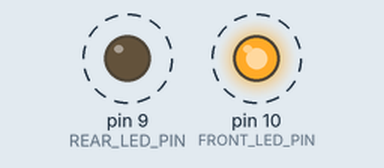
Simulated run of this sketch. Board: Arduino Uno, built with avr-gcc and run on an emulated ATmega328P. On the bench: output pins drawn as LEDs (lit = HIGH). Dashed ring = blinking.

Above: at 0.5 s.
Timing chart, 0 to 4.6 s (numbered marks = the images above):
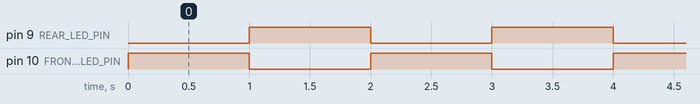

The sketch:

lab1_1.ino
```cpp
#define	FRONT_LED_PIN	10
#define	REAR_LED_PIN	9

void	setup(){
    pinMode(FRONT_LED_PIN,	OUTPUT);
    pinMode(REAR_LED_PIN,	OUTPUT);
}

void loop(){

    digitalWrite(FRONT_LED_PIN,	HIGH);
    digitalWrite(REAR_LED_PIN,	LOW);
    delay(1000);

    digitalWrite(FRONT_LED_PIN,	LOW);
    digitalWrite(REAR_LED_PIN,	HIGH);
    delay(1000);

}
```

lab1_2.cpp
```cpp
// Instructor did not supply header file...

// #include "lab1_2.h"

#define    FRONT_LED_PIN 10
#define    REAR_LED_PIN 9

boolean increasing    =    true;

int front_led_value =    0;

//The setup function is called once at startup of the sketch

void    setup()
{
    pinMode(FRONT_LED_PIN,    OUTPUT);
    pinMode(REAR_LED_PIN,    OUTPUT);
}

void    loop()
{
    analogWrite(FRONT_LED_PIN,    front_led_value);
    analogWrite(REAR_LED_PIN,    255-front_led_value);
    delay(12); /*    3000ms/256    ~=    11.7ms    */
    if    (increasing    ==    true)
    front_led_value++;
    else
    front_led_value--;
    if    (front_led_value >    255)    {
        front_led_value =    254;
        increasing    =    false;
    }
    else    if    (front_led_value <0)    {
        front_led_value =    1;
        increasing    =    true;
    }
}
```

Measured:
- by itself, pin 9 (REAR_LED_PIN), pin 10 (FRONT_LED_PIN): alternates HIGH for 1.0 s and LOW for 1.0 s
